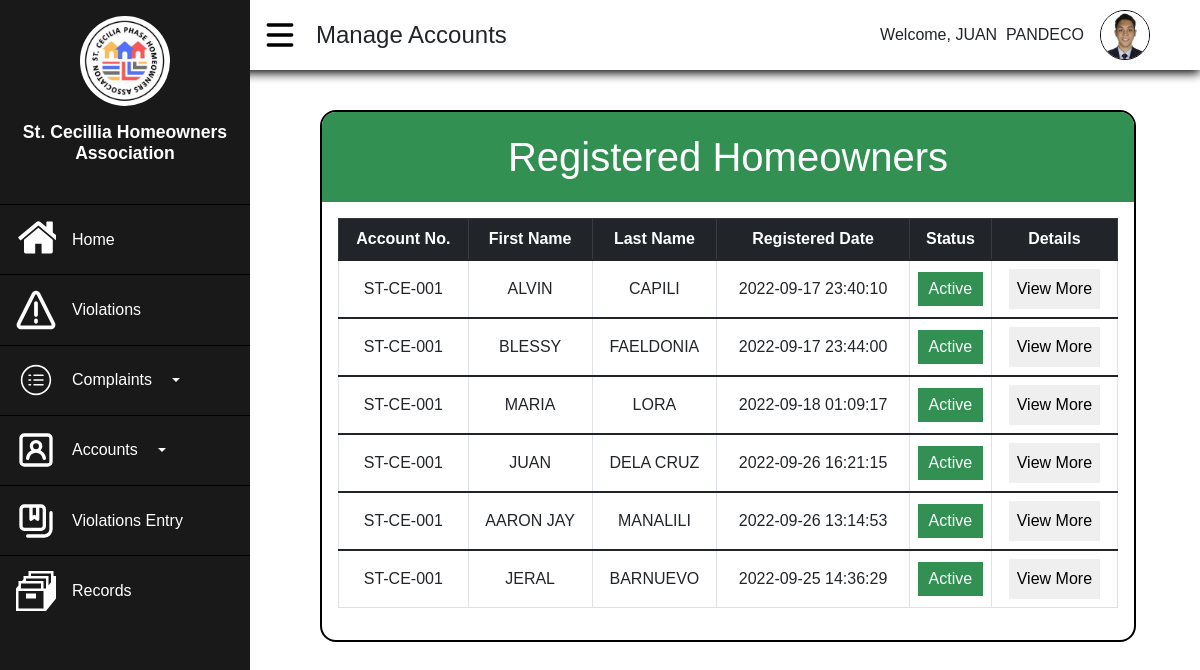
Page /Admin/Admin-Homeowners.php (signed in) on the committed database.
### tables this page shows
CREATE TABLE `homeowners` (
  `Homeowners_ID` int(11) NOT NULL,
  `Account_Number` varchar(255) NOT NULL,
  `First_Name` varchar(255) NOT NULL,
  `Last_Name` varchar(255) NOT NULL,
  `Gender` varchar(255) NOT NULL,
  `Age` int(255) NOT NULL,
  `ContactNo` varchar(255) NOT NULL,
  `Address` varchar(255) NOT NULL,
  `Birthdate` date NOT NULL,
  `Email` varchar(255) NOT NULL,
  `Image` varchar(255) NOT NULL,
  `Password` varchar(255) NOT NULL,
  `Confirm_Password` varchar(255) NOT NULL,
  `VerificationCode` varchar(255) NOT NULL,
  `verified` int(10) NOT NULL DEFAULT 0,
  `date_registered` datetime NOT NULL DEFAULT current_timestamp() ON UPDATE current_timestamp()
);

### Admin/Admin-Homeowners.php (the view, shortened to what this page needs)
<?php
    require("process.php");
?>
<!DOCTYPE html>
<html lang="en">
<head>
    <link rel="stylesheet" href="https://use.fontawesome.com/releases/v5.15.4/css/all.css">
    <link rel="stylesheet" href="realtime.css">
    <link href="https://cdn.jsdelivr.net/npm/bootstrap@5.1.3/dist/css/bootstrap.min.css" rel="stylesheet">
    <link rel="stylesheet" href="Admin-Complaint.css">
    <link rel="stylesheet" type="text/css" href="https://cdnjs.cloudflare.com/ajax/libs/twitter-bootstrap/5.1.3/css/bootstrap.min.css"/>
    <link rel="stylesheet" type="text/css" href="https://cdn.datatables.net/v/bs5/jszip-2.5.0/dt-1.12.1/b-2.2.3/b-colvis-2.2.3/b-html5-2.2.3/b-print-2.2.3/datatables.min.css"/>
</head>
<body>
<?php
    if(!empty($_SESSION['Admin_ID'])){
        $AdminID=$_SESSION['Admin_ID'];
        $result=mysqli_query($conn, "SELECT*FROM admin WHERE Admin_ID='$AdminID'");
        $row=mysqli_fetch_assoc($result);
    }
?>
    <div class="main">
    <div class="side">
        <div class="logo">
            <img src="../Assets/logo.jpg" alt="" width="90px">
            <h2>St. Cecillia Homeowners Association</h2>
        </div>
        <div class="button">
            <ul class="side-button">
                <a href="Admin-Dashboard.php"><button class="buttn">
                    <p>Home</p>
                </button></a>
                <a href="Admin-Violations.php"><button class="buttn">
                    <p>Violations</p>
                </button></a>
                <button type="button" class="buttn buttn-primary dropdown-toggle" data-bs-toggle="dropdown">
                    <p>Complaints</p>
                </button>
                <button type="button" class="buttn buttn-primary dropdown-toggle" data-bs-toggle="dropdown">
                    <p>Accounts</p>
                </button>
                <a href="Violation-Entry.php"><button class="buttn">
                    <p>Violations Entry</p>
                </button></a>
                <a href="Admin-Records.php"><button class="buttn">
                    <svg xmlns="http://www.w3.org/2000/svg" width="16" height="16" viewBox="0 0 16 16"><path fill="#fffff" d="M4 9h4v2H4V9z"/><path fill="#fffff" d="M16 2h-1V0H5v2H3v1.25L2.4 4H1v1.75L0 7v9h12l4-5V2zM2 5h8v2H2V5zm9 10H1V8h10v7zm1-8h-1V4H4V3h8v4zm2-2.5l-1 1.25V2H6V1h8v3.5z"/></svg><p>Records</p>
                </button></a>
            </ul>
        </div>
    </div>
    <div class="top">
        <div class="burger">
            <div class="hamburger"><svg class="ham" xmlns="http://www.w3.org/2000/svg" viewBox="0 0 24 24"><path d="M5 7h14c.6 0 1-.4 1-1s-.4-1-1-1H5c-.6 0-1 .4-1 1s.4 1 1 1zm0 6h14c.6 0 1-.4 1-1s-.4-1-1-1H5c-.6 0-1 .4-1 1s.4 1 1 1zm0 6h14c.6 0 1-.4 1-1s-.4-1-1-1H5c-.6 0-1 .4-1 1s.4 1 1 1z"/></svg></div>
            <p>Manage Accounts</p>
        </div>
        <div class="profile">
            <div class="welcome"><p>Welcome, <?php echo $row['FirstName'], "&nbsp;&nbsp;",$row['LastName']; ?></p></div>
        <div class="image" onclick="Dropmenu();">
                <img src="admin-imgs/<?php echo $row['Image_Profile']; ?>" alt="" width="50px">
            </div>
        </div>
    </div>
    <div class="body">
        <div class="container1">
            <div class="title"><h1>Registered Homeowners</h1></div>
            <div class="table-complaint">
            <table class="table table-bordered table-hover table-responsive" id="Mytable" style="padding:0;">
                <thead class="table-dark head">
                    <tr class="height">
                    <th class="text-center">Account No.</th>
                    <th class="text-center">First Name</th>
                    <th class="text-center">Last Name</th>
                    <th class="text-center">Registered Date</th>
                    <th class="text-center">Status</th>
                    <th class="text-center">Details</th>
                    </tr>
                </thead>
                <?php
                    $query1="SELECT*FROM homeowners";
                    $result=mysqli_query($conn, $query1);
                    if(mysqli_num_rows($result)>0){
                    while($row=mysqli_fetch_assoc($result)){
                ?>
                <tbody>
                    <tr class="height">
                    <td>ST-CE-001</td>
                    <td><?php echo $row['First_Name']; ?></td>
                    <td><?php echo $row['Last_Name']; ?></td>
                    <td><?php echo $row['date_registered']; ?></td>
                    <td><div class="success">Active</div></td>
                    <td><button style="padding:.5rem; border:none;" data-bs-toggle="modal" data-bs-target="#viewdetails<?php echo $row['Homeowners_ID']; ?>">View More  </button></td>
                    </tr>
                </tbody>
                <?php
                    }
                    }
                ?>
            </table>
            </div>
        </div>
    </div>
</div>
</body>
</html>

### Admin/realtime.css (style rules this page uses)
* { box-sizing: border-box; margin:0; padding:0; font-family: 'Poppins', sans-serif; }
:root { --side:#191919; --top:#ffffff; --body:#ffffff; --font-text:#000000; --main-color:#59CE8F; --secondary:#319052; --hover:#65C18C; }
.main { display: grid; grid-template-columns: 250px 1fr; grid-template-rows: 100px 1fr; grid-template-areas: "side head head" "side body body" "side body body"; height: 100%; width: 100%; }
.side { grid-area:side; display: flex; flex-direction: column; align-items: center; gap:1rem; background:var(--side); padding:0; width:100%; height: 100%; max-width: 250px; z-index: 999; position: fixed; top:0; left:0; }
.side>.logo { display: flex; flex-direction: column; align-items: center; justify-content: center; text-align: center; gap:1rem; padding:1rem; }
.side>.logo>h2 { font-size:1.1rem; font-weight: 600; color: #FFFFFF; }
.side>.logo>img { border-radius:100%; }
svg { fill:#FFFFFF; width: 40px; height: 50px; }
.side-button { padding:0; margin:0; display: flex; flex-direction: column; }
.button { width: 100%; }
.buttn { width: 100%; padding:.6rem; background-color:var(--side); color:#FFFFFF; border-top:1px solid black; border-left:none; border-right:none; border-bottom: none; display:flex; align-items: center; transition: .5s; }
.button>.side-button>a { text-decoration: none; }
.button>.side-button>a>.buttn { display: flex; align-items: center; justify-content: flex-start; gap:1rem; font-size: 1rem; text-align:center; padding-left:1rem; }
.button>.side-button>a>.buttn>p { padding:0; margin:0; }
.buttn { display: flex; align-items: center; padding-left:1rem; gap:1rem; font-size: 1rem; text-align:center; }
.buttn>p { margin:0; padding:0; }
.top { grid-area:head; display: flex; align-items: center; justify-content: space-between; padding: 1rem 1rem; background:var(--top); box-shadow:0 3px 10px black ; position: fixed; top:0; left:0; height:80px; z-index:90; width:100%; height: 70px; padding-left:260px; padding-right:50px; }
.burger { display: flex; flex-direction: row; align-items: center; gap:1rem; }
.ham { fill: #000; }
.top>.profile { display: flex; align-items: center; gap:1rem; }
.top>.burger>p { margin:0; font-size: 1.5rem; }
.top>.profile>.welcome { display: flex; align-items: center; justify-content: center; }
.top>.profile>.welcome>p { margin:0; }
.top>.profile>.image { border: 1px black solid; width: 50px; height: 50px; border-radius: 100%; position: relative; overflow: hidden; cursor:pointer; transition:1s; }
.top>.profile>.image>img { position: absolute; top:0; left:0; width: 100%; height: 100%; object-fit:cover; }
.body { display: flex; align-items: flex-start; justify-content: flex-start; flex-direction: column; padding:4rem; background-color: #ffffff; height:100%; width: 100%; padding-left:320px; padding-top: 110px; overflow: scroll; position:absolute; }
.table { width: 100%; height: 100%; max-height: 400px; background-color: #FFFFFF; padding:1.5rem; margin:0; overflow: scroll; }
thead { vertical-align: middle; text-align: center; border: 1px solid black; }
tbody { vertical-align: middle; text-align: center; }
.table-responsive { padding:0; }
tr { padding:0; vertical-align: middle; }

### Admin/Admin-Complaint.css (style rules this page uses)
.container1 { background-color: #ffffff; padding-left:0; width: 100%; max-width: 1200px; border: 2px solid black; border-radius:1rem; overflow: hidden; }
.container1>.title { width: 100%; height: 90px; background-color: #319052; display: flex; align-items: center; justify-content: center; }
.container1>.title>h1 { text-align: center; color:#ffffff; margin:0; }
#Mytable { padding:1rem; }
.table-complaint { padding:1rem; overflow-y: scroll; }
#Mytable>tbody { text-align: center; }
.success { background-color: #319052; color:white; padding:.3rem; }

### rows in the picture
homeowners: First_Name "ALVIN", Last_Name "CAPILI", date_registered "2022-09-17 23:40:10"
homeowners: First_Name "BLESSY", Last_Name "FAELDONIA", date_registered "2022-09-17 23:44:00"
homeowners: First_Name "MARIA", Last_Name "LORA", date_registered "2022-09-18 01:09:17"
homeowners: First_Name "JUAN", Last_Name "DELA CRUZ", date_registered "2022-09-26 16:21:15"
homeowners: First_Name "AARON JAY", Last_Name "MANALILI", date_registered "2022-09-26 13:14:53"
homeowners: First_Name "JERAL", Last_Name "BARNUEVO", date_registered "2022-09-25 14:36:29"

### other values in the picture
$row['FirstName'] "JUAN"
$row['LastName'] "PANDECO"
